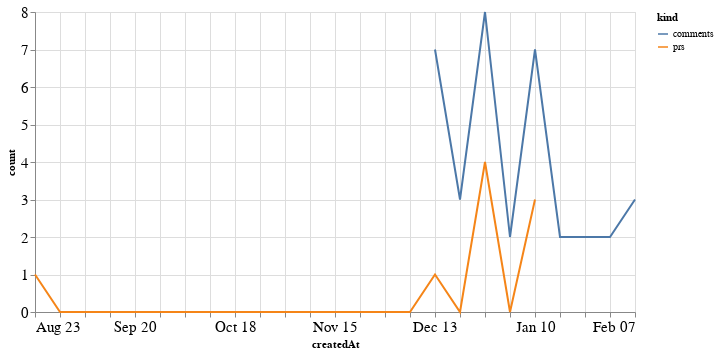

This figure's notebook cell:
### Code cell
alt.Chart(total_time, width=600).mark_line().encode(
    x='createdAt',
    y='count',
    color='kind'
)

### Figure 1 — Vega-Lite specification as saved in the notebook (floating-point values rounded to 4 significant figures)
{"config": {"axisLeft": {"labelFontSize": 15}, "axisBottom": {"labelFontSize": 15}}, "data": {"name": "data-77ff1c0e579f5577ace69ea6d1497d58"}, "mark": "line", "encoding": {"color": {"type": "nominal", "field": "kind"}, "x": {"type": "temporal", "field": "createdAt"}, "y": {"type": "quantitative", "field": "count"}}, "width": 600, "$schema": "https://vega.github.io/schema/vega-lite/v4.8.1.json", "datasets": {"data-77ff1c0e579f5577ace69ea6d1497d58": [{"createdAt": "2020-08-23T00:00:00", "kind": "prs", "count": 1.0}, {"createdAt": "2020-08-30T00:00:00", "kind": "prs", "count": 0.0}, {"createdAt": "2020-09-06T00:00:00", "kind": "prs", "count": 0.0}, {"createdAt": "2020-09-13T00:00:00", "kind": "prs", "count": 0.0}, {"createdAt": "2020-09-20T00:00:00", "kind": "prs", "count": 0.0}, {"createdAt": "2020-09-27T00:00:00", "kind": "prs", "count": 0.0}, {"createdAt": "2020-10-04T00:00:00", "kind": "prs", "count": 0.0}, {"createdAt": "2020-10-11T00:00:00", "kind": "prs", "count": 0.0}, {"createdAt": "2020-10-18T00:00:00", "kind": "prs", "count": 0.0}, {"createdAt": "2020-10-25T00:00:00", "kind": "prs", "count": 0.0}, {"createdAt": "2020-11-01T00:00:00", "kind": "prs", "count": 0.0}, {"createdAt": "2020-11-08T00:00:00", "kind": "prs", "count": 0.0}, {"createdAt": "2020-11-15T00:00:00", "kind": "prs", "count": 0.0}, {"createdAt": "2020-11-22T00:00:00", "kind": "prs", "count": 0.0}, {"createdAt": "2020-11-29T00:00:00", "kind": "prs", "count": 0.0}, {"createdAt": "2020-12-06T00:00:00", "kind": "prs", "count": 0.0}, {"createdAt": "2020-12-13T00:00:00", "kind": "prs", "count": 1.0}, {"createdAt": "2020-12-20T00:00:00", "kind": "prs", "count": 0.0}, {"createdAt": "2020-12-27T00:00:00", "kind": "prs", "count": 4.0}, {"createdAt": "2021-01-03T00:00:00", "kind": "prs", "count": 0.0}, {"createdAt": "2021-01-10T00:00:00", "kind": "prs", "count": 3.0}, {"createdAt": "2021-01-17T00:00:00", "kind": "prs", "count": null}, {"createdAt": "2021-01-24T00:00:00", "kind": "prs", "count": null}, {"createdAt": "2021-01-31T00:00:00", "kind": "prs", "count": null}, {"createdAt": "2021-02-07T00:00:00", "kind": "prs", "count": null}, {"createdAt": "2020-08-23T00:00:00", "kind": "comments", "count": null}, {"createdAt": "2020-08-30T00:00:00", "kind": "comments", "count": null}, {"createdAt": "2020-09-06T00:00:00", "kind": "comments", "count": null}, {"createdAt": "2020-09-13T00:00:00", "kind": "comments", "count": null}, {"createdAt": "2020-09-20T00:00:00", "kind": "comments", "count": null}, {"createdAt": "2020-09-27T00:00:00", "kind": "comments", "count": null}, {"createdAt": "2020-10-04T00:00:00", "kind": "comments", "count": null}, {"createdAt": "2020-10-11T00:00:00", "kind": "comments", "count": null}, {"createdAt": "2020-10-18T00:00:00", "kind": "comments", "count": null}, {"createdAt": "2020-10-25T00:00:00", "kind": "comments", "count": null}, {"createdAt": "2020-11-01T00:00:00", "kind": "comments", "count": null}, {"createdAt": "2020-11-08T00:00:00", "kind": "comments", "count": null}, {"createdAt": "2020-11-15T00:00:00", "kind": "comments", "count": null}, {"createdAt": "2020-11-22T00:00:00", "kind": "comments", "count": null}, {"createdAt": "2020-11-29T00:00:00", "kind": "comments", "count": null}, {"createdAt": "2020-12-06T00:00:00", "kind": "comments", "count": null}, {"createdAt": "2020-12-13T00:00:00", "kind": "comments", "count": 7.0}, {"createdAt": "2020-12-20T00:00:00", "kind": "comments", "count": 3.0}, {"createdAt": "2020-12-27T00:00:00", "kind": "comments", "count": 8.0}, {"createdAt": "2021-01-03T00:00:00", "kind": "comments", "count": 2.0}, {"createdAt": "2021-01-10T00:00:00", "kind": "comments", "count": 7.0}, {"createdAt": "2021-01-17T00:00:00", "kind": "comments", "count": 2.0}, {"createdAt": "2021-01-24T00:00:00", "kind": "comments", "count": 2.0}, {"createdAt": "2021-01-31T00:00:00", "kind": "comments", "count": 2.0}, {"createdAt": "2021-02-07T00:00:00", "kind": "comments", "count": 3.0}]}}
